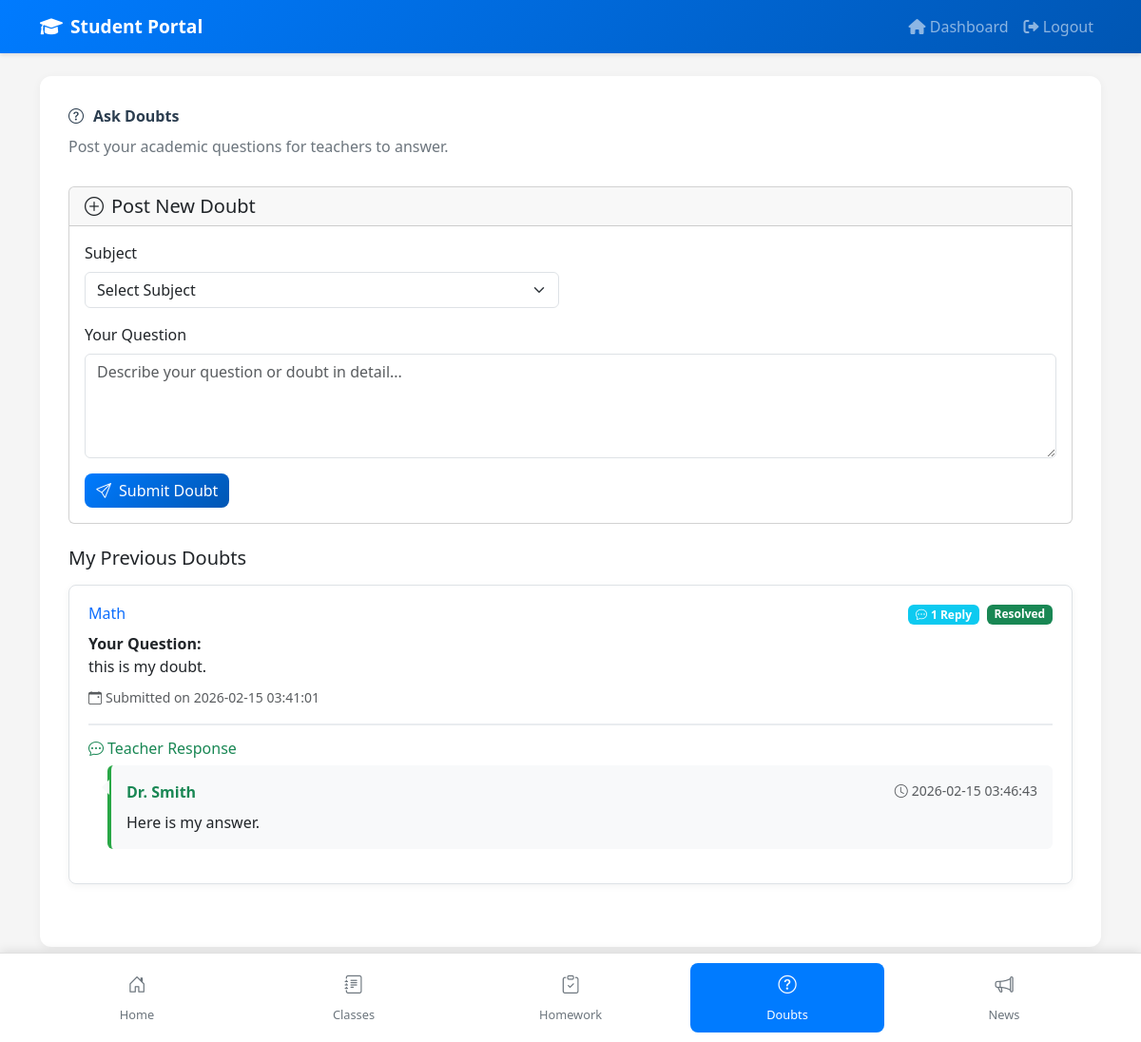
/student/doubts (signed in), run on the app's committed database.
### tables this page shows
CREATE TABLE doubts (
    id INTEGER PRIMARY KEY AUTOINCREMENT,
    student_id INTEGER,
    status TEXT DEFAULT 'open',
    created_at TIMESTAMP DEFAULT CURRENT_TIMESTAMP,
    subject TEXT,
    doubt_text TEXT,
    submitted_on TIMESTAMP DEFAULT CURRENT_TIMESTAMP,
    resolved_on DATETIME,
    resolved_by INTEGER
);

CREATE TABLE doubt_replies (
    id INTEGER PRIMARY KEY AUTOINCREMENT,
    doubt_id INTEGER NOT NULL,
    teacher_id INTEGER NOT NULL,
    reply_text TEXT NOT NULL,
    created_at TIMESTAMP DEFAULT CURRENT_TIMESTAMP,
    FOREIGN KEY (doubt_id) REFERENCES doubts(id),
    FOREIGN KEY (teacher_id) REFERENCES users(id)
);

CREATE TABLE users (
    id INTEGER PRIMARY KEY AUTOINCREMENT,
    username TEXT UNIQUE NOT NULL,
    password TEXT NOT NULL,
    role TEXT NOT NULL DEFAULT 'student',
    name TEXT,
    email TEXT,
    phone TEXT,
    address TEXT,
    created_by INTEGER,
    updated_by INTEGER,
    updated_on DATETIME,
    created_on DATETIME
);

### routes/student.py (the view, shortened to what this page needs)
@student_bp.route('/doubts', methods=['GET', 'POST'])
def doubts():
    if 'role' not in session or session['role'] != 'student':
        return redirect(url_for('auth.login'))
    student_id = session.get('user_id')
    conn = get_db()
    cur = conn.cursor()
    cur.execute('''
        SELECT id, subject, doubt_text, status, submitted_on
        FROM doubts
        WHERE student_id = ?
        ORDER BY submitted_on DESC
    ''', (student_id,))
    doubts_data = []
    for row in cur.fetchall():
        doubt_id = row[0]
        cur.execute('''
            SELECT dr.reply_text, dr.created_at, u.name as teacher_name
            FROM doubt_replies dr
            JOIN users u ON dr.teacher_id = u.id
            WHERE dr.doubt_id = ?
            ORDER BY dr.created_at ASC
        ''', (doubt_id,))
        replies = []
        for reply_row in cur.fetchall():
            replies.append({
                'reply_text': reply_row[0],
                'created_at': reply_row[1],
                'teacher_name': reply_row[2]
            })
        doubts_data.append({
            'id': row[0],
            'subject': row[1],
            'doubt_text': row[2],
            'status': row[3],
            'submitted_on': row[4],
            'replies': replies
        })
    conn.close()
    return render_template('student/student_doubts.html', doubts=doubts_data)

### routes/student.py (called while the page is built)
def get_db():
    return sqlite3.connect('users.db')

### templates/student/student_doubts.html (shortened to what this page needs)
{% extends "student/student_base.html" %}
{% block content %}
<div class="main-content">
    <div class="page-title">
        <i class="bi bi-question-circle"></i>
        <span>Ask Doubts</span>
    </div>
    <p class="page-subtitle">Post your academic questions for teachers to answer.</p>
    <div class="card mb-4">
        <div class="card-header">
            <h5 class="mb-0">
                <i class="bi bi-plus-circle me-2"></i>Post New Doubt
            </h5>
        </div>
        <div class="card-body">
            <form method="POST" action="{{ url_for('student.doubts') }}">
                <div class="row">
                    <div class="col-md-6 mb-3">
                        <label for="subject" class="form-label">Subject</label>
                        <select class="form-select" id="subject" name="subject" required>
                            <option value="">Select Subject</option>
                        </select>
                    </div>
                </div>
                <div class="mb-3">
                    <label for="doubt_text" class="form-label">Your Question</label>
                    <textarea class="form-control" id="doubt_text" name="doubt_text" rows="4"
                              placeholder="Describe your question or doubt in detail..." required></textarea>
                </div>
                <button type="submit" class="btn btn-primary">
                    <i class="bi bi-send me-2"></i>Submit Doubt
                </button>
            </form>
        </div>
    </div>
    <h5 class="mb-3">My Previous Doubts</h5>
    {% if doubts %}
        <div class="row">
            {% for doubt in doubts %}
            <div class="col-12 mb-3">
                <div class="doubt-card">
                    <div class="d-flex justify-content-between align-items-start mb-2">
                        <h6 class="mb-0 text-primary">{{ doubt.subject }}</h6>
                        <div class="d-flex align-items-center gap-2">
                            {% if doubt.replies %}
                                <span class="badge bg-info">
                                    <i class="bi bi-chat-dots me-1"></i>{{ doubt.replies|length }} Reply{{ 'ies' if doubt.replies|length > 1 else '' }}
                                </span>
                            {% endif %}
                            <span class="badge bg-{{ 'success' if doubt.status == 'resolved' else 'warning' if doubt.status == 'open' else 'secondary' }}">
                                {{ doubt.status|title }}
                            </span>
                        </div>
                    </div>
                    <div class="doubt-content mb-2">
                        <strong>Your Question:</strong>
                        <p class="mb-2">{{ doubt.doubt_text }}</p>
                    </div>
                    <div class="doubt-meta mb-3">
                        <small class="text-muted">
                            <i class="bi bi-calendar-event me-1"></i>Submitted on {{ doubt.submitted_on }}
                        </small>
                    </div>
                    {% if doubt.replies %}
                        <div class="teacher-replies">
                            <h6 class="text-success mb-2">
                                <i class="bi bi-chat-dots me-1"></i>Teacher Response{{ 's' if doubt.replies|length > 1 else '' }}
                            </h6>
                            {% for reply in doubt.replies %}
                                <div class="reply-item mb-3">
                                    <div class="reply-content bg-light p-3 rounded">
                                        <div class="d-flex justify-content-between align-items-start mb-2">
                                            <strong class="text-success">{{ reply.teacher_name }}</strong>
                                            <small class="text-muted">
                                                <i class="bi bi-clock me-1"></i>{{ reply.created_at }}
                                            </small>
                                        </div>
                                        <p class="mb-0">{{ reply.reply_text }}</p>
                                    </div>
                                </div>
                            {% endfor %}
                        </div>
                    {% endif %}
                </div>
            </div>
            {% endfor %}
        </div>
    {% endif %}
</div>
{% endblock %}

### static/css/student_portal.css (style rules this page uses)
body { background-color: #f5f5f5; font-family: 'Segoe UI', Tahoma, Geneva, Verdana, sans-serif; min-height: 100vh; }
.main-content { background: white; border-radius: 12px; padding: 30px; margin-bottom: 100px; box-shadow: 0 2px 10px rgba(0,0,0,0.05); }
.page-title { color: #2c3e50; font-weight: 600; margin-bottom: 8px; display: flex; align-items: center; gap: 10px; }
.page-subtitle { color: #6c757d; margin-bottom: 30px; }
.announcement-card, .doubt-card { background: #f8f9fa; border-radius: 12px; padding: 20px; margin-bottom: 20px; border-left: 4px solid #007bff; box-shadow: 0 2px 8px rgba(0,0,0,0.05); }
.btn-primary { background: linear-gradient(135deg, #007bff, #0056b3); border: none; border-radius: 8px; font-weight: 500; transition: all 0.3s ease; }

### templates/student/student_doubts.html (style rules this page uses)
.teacher-replies { border-top: 2px solid #e9ecef; padding-top: 15px; margin-top: 15px; }
.reply-item { margin-left: 20px; }
.reply-content { border-left: 4px solid #28a745; position: relative; }
.reply-content::before { content: ""; position: absolute; left: -10px; top: 15px; width: 0; height: 0; border-top: 8px solid transparent; border-bottom: 8px solid transparent; border-right: 8px solid #f8f9fa; }
.doubt-card { border: 1px solid #dee2e6; border-radius: 8px; padding: 20px; background: #fff; transition: box-shadow 0.2s ease; }

### data on the page
doubts: subject "Math", replies|length "1", status "Resolved", doubt_text "this is my doubt.", submitted_on "2026-02-15 03:41:01"
doubt_replies: teacher_name "Dr. Smith", created_at "2026-02-15 03:46:43", reply_text "Here is my answer."
